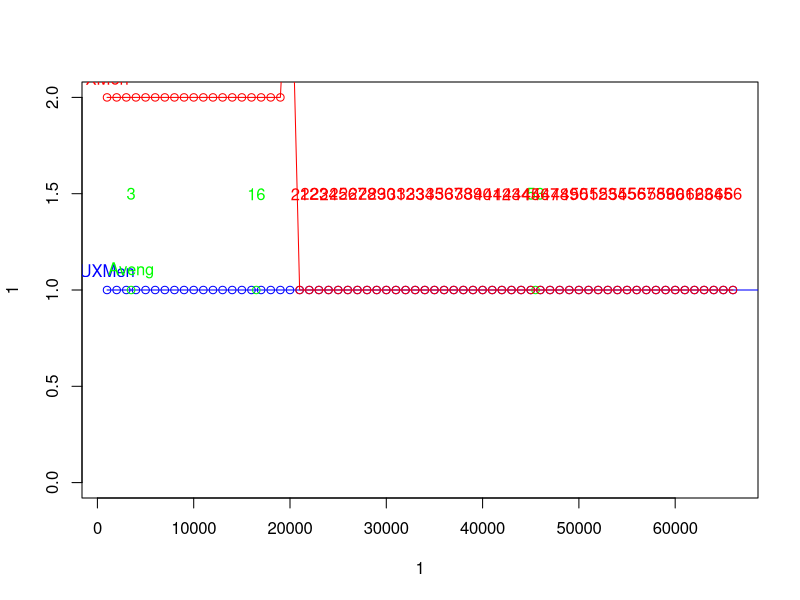

The R script that drew this image:
# Generamos el fichero Uncanny X Men de Prueba
UncannyXMen<-data.frame(c(1:66,96:345,-1,346:544),"Uncanny X Men",1,1)
names(UncannyXMen)<-c("Numero","Nombre","Orden","Nivel")

for (i in 1:nrow(UncannyXMen)){
if (as.numeric(UncannyXMen$Numero[i])<346) UncannyXMen$Orden[i]<-((UncannyXMen$Numero[i]))*1000
if (as.numeric(UncannyXMen$Numero[i])>=346) UncannyXMen$Orden[i]<-((UncannyXMen$Numero[i])+1)*1000
if (UncannyXMen$Numero[i]=="-1") UncannyXMen$Orden[i]<-346000
}

# Generamos el fichero Avengers de Prueba
Avengers<-data.frame(c(3,16,53),"Avengers",c(3500,16500,45500),1)
names(Avengers)<-c("Numero","Nombre","Orden","Nivel")

  # Generamos el fichero Falso XMen de Prueba

XMen<-data.frame(c(1:66),"X Men",1,2)
names(XMen)<-c("Numero","Nombre","Orden","Nivel")


UXMenSpecial<-data.frame(1,"Giant Size X-Men",95000,1)
names(UXMenSpecial)<-c("Numero","Nombre","Orden","Nivel")


for (i in 1:nrow(XMen)){
if (as.numeric(XMen$Numero[i])<346) XMen$Orden[i]<-((XMen$Numero[i]))*1000
if (as.numeric(XMen$Numero[i])>=346) XMen$Orden[i]<-((XMen$Numero[i])+1)*1000
if (XMen$Numero[i]=="-1") XMen$Orden[i]<-346000
}
for (i in 1:nrow(XMen)){
if (as.numeric(XMen$Numero[i])<20) XMen$Nivel[i]<-2
if (as.numeric(XMen$Numero[i])>=21) XMen$Nivel[i]<-1
if (XMen$Numero[i]==20) XMen$Nivel[i]<-3}



# dibujamos el timeline


DrawTimeLine<- function(x, y, z, XminLim=min(x), XmaxLim=max(x), YminLim=0, YmaxLim=(max(y)+1), color="blue",DrawBoard=TRUE, Lines=TRUE, Points=TRUE, Text=FALSE, FirstText=TRUE, FirstTextChar=z[1]){
               # x = Variable con la posición en el eje de tiempo
               # y = Nivel del la variable
               # Z = Texto a poner en pantalla
               # XminLim = Límite inferior del eje X
               # XmaxLim = Límite superior del eje X
               # YminLim = Límite inferior del eje Y
               # YmaxLim = Límite superior del eje Y
               # DrawBoard = Dice si se dibuja el tablero. Si es el primer TimeLine de la petición hay que dejar le valor por defecto (TRUE). Si en otro que queremos dibujar encima de otra ya creada cambiar a FALSE
               # Lines = Indica si se dibujarán las líneas
               # Points = Indica si se dibujarán los puntos
               # Text = Indica si se pondrá un texto en todos los puntos
               # FirstText = Indica si se pone un texto en el primer punto
               # FirstTextChar = Indica el texto a poner en el primer punto. Por defecto es el mismo texto que z[1]

               #comprobamos si hay que dibujar el eje
               if (DrawBoard==TRUE) plot(1,1,xlim=c(XminLim,XmaxLim),ylim=c(YminLim,YmaxLim),type="n")
               if (Lines) lines(x,y,col=color)
               if (Points) points(x,y,col=color)
               if (Text) for (i in 1:length(x)) text(x[i],y[i]+0.5,label=z[i],col=color)
               if (FirstText) text(x[1],y[1]+0.1,label=FirstTextChar,col=color)
               }

#Prueba

DrawTimeLine(UncannyXMen$Orden,UncannyXMen$Nivel,UncannyXMen$Numero,XmaxLim=66000,FirstTextChar="UXMen")
DrawTimeLine(Avengers$Orden,Avengers$Nivel,Avengers$Numero,color="green",DrawBoard=FALSE, Lines=FALSE,FirstTextChar="Aveng", Text=TRUE)
DrawTimeLine(XMen$Orden,XMen$Nivel,XMen$Numero,color="red",DrawBoard=FALSE,FirstTextChar="XMen", Text=TRUE)
DrawTimeLine(UXMenSpecial$Orden,UXMenSpecial$Nivel,UXMenSpecial$Numero,color="grey",DrawBoard=FALSE,FirstTextChar="Giant Size XMen")

#FUTURO:
# Dibujar un área para indicar suceso que se aargan en un periodo de tiempo (como una saga de cómics)
# Dibujar textos en la parte inferior
